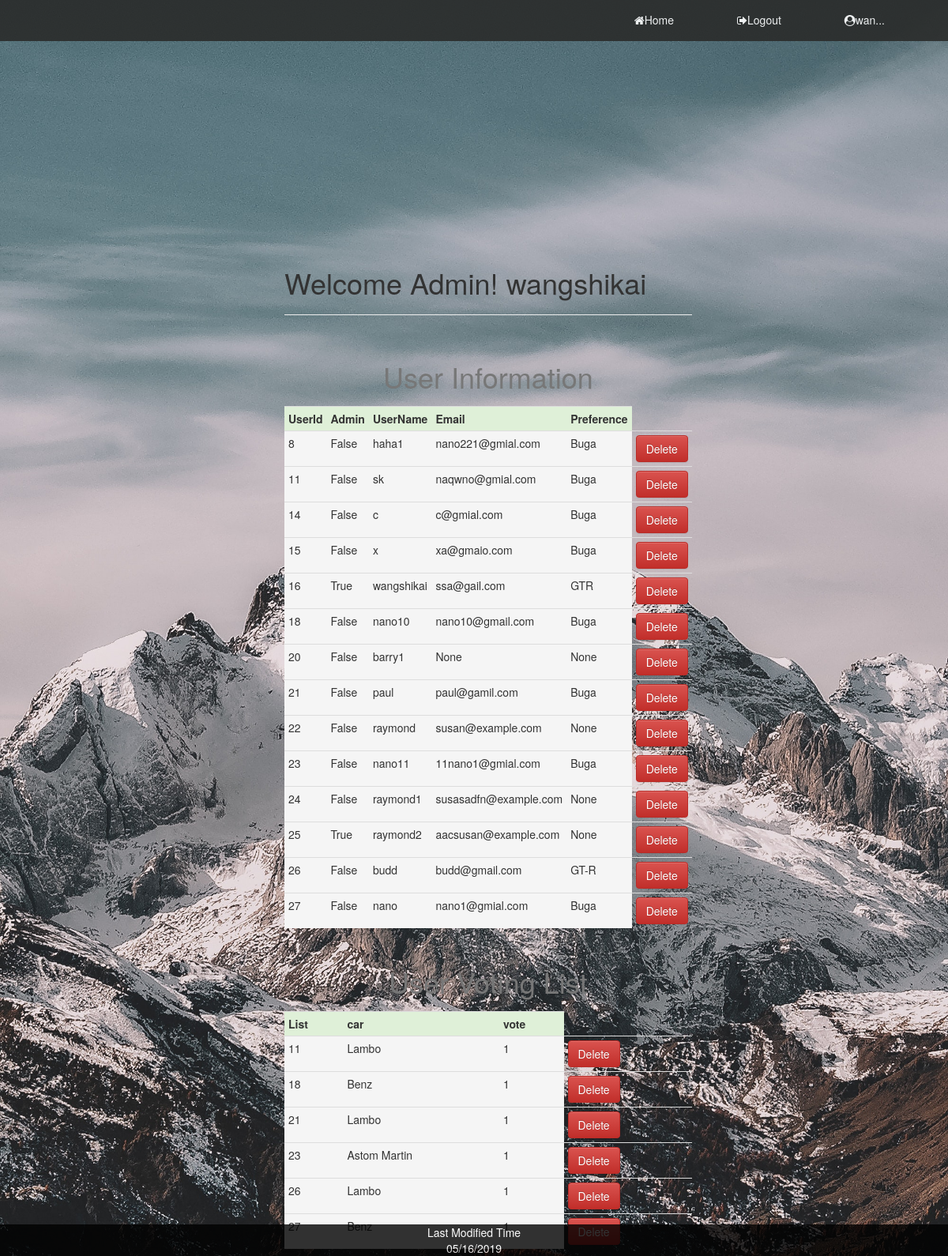
The app's page /hoster (signed in) with its own data.
### app/models.py (models this page shows, shortened)
class User(UserMixin, db.Model):
    id = db.Column(db.Integer, primary_key=True)
    username = db.Column(db.String(64), index=True, unique=True)
    email = db.Column(db.String(120), index=True, unique=True)
    admin = db.Column(db.Boolean, default=False, nullable=False)
    preference = db.Column(db.String(320))
    password_hash = db.Column(db.String(128))
    record_id = relationship("Record", backref="user", lazy="dynamic")
    choice_id = relationship("Choice", backref="user", lazy="dynamic")
    def __repr__(self):
        print('<admin or not {}>'.format(self.admin))
        return '{}'.format(self.username)

class Choice(db.Model):
    id = db.Column(db.Integer, primary_key=True)
    chooseSeries = db.Column(db.String, db.ForeignKey('brand.carSeries'))
    vote = db.Column(db.Integer, default=False, nullable=False)
    UserId = db.Column(db.Integer, db.ForeignKey('user.id'), unique=True)

### app/routes.py (the view)
@app.route('/hoster')
@login_required
def hoster():
    users = User.query.all()
    choose = db.session.query(Choice).join(User)
    return render_template('admin.html', users=users, choose=choose)

### app/models.py (called while the page is built)
@login.user_loader
def load_user(id):
    return User.query.get(int(id))

### app/routes.py (called while the page is built)
@app.context_processor
def override_url_for():
    return dict(url_for=dated_url_for)

def dated_url_for(endpoint, **values):
    if endpoint == 'static':
        filename = values.get('filename', None)
        if filename:
            file_path = os.path.join(app.root_path,
                                     endpoint, filename)
            values['q'] = int(os.stat(file_path).st_mtime)
    return url_for(endpoint, **values)

### app/templates/admin.html
{% extends "base.html" %}
{% block content %}
<div class="info">
<h1>Welcome Admin! {{current_user}}</h1>
<hr>
<table class="table table-condensed">
        <caption style="text-align: center"><h1>User Information</h1></caption>
    <tr>
        <th class="success">UserId</th>
        <th class="success">Admin</th>
        <th class="success">UserName</th>
        <th class="success">Email</th>
        <th class="success">Preference</th>
    </tr>
    <tr>
            {% for user in users %}
            <tr>
                <td class="active">{{user.id}}</td>
                <td class="active">{{user.admin}}</td>
                <td class="active">{{user.username}}</td>
                <td  class="active">{{user.email}}</td>
                <td  class="active">{{user.preference}}</td>
                <form action="{{url_for('delete_user', id=user.id )}}" method="post" >
                <td><button type="submit"  class="btn btn-danger" value="Delete" >Delete</button></td>
                </form>
            </tr>
            {% endfor %}
    </tr>
</table>
<table class="table table-condensed">
    <caption style="text-align: center"><h1>User Voting List</h1></caption>
    <tr>
        <th class="success">List</th>
        <th class="success">car</th>
        <th class="success">vote</th>
    </tr>
    <tr>
            {% for c in choose %}
            <tr>
                <td class="active">{{c.UserId}}</td>
                <td class="active">{{c.chooseSeries}}</td>
                <td class="active">{{c.vote}}</td>
                <form action="{{url_for('delete_user', id=c.UserId )}}" method="post" >
                <td><button type="submit"  class="btn btn-danger" value="Delete" >Delete</button></td>
                </form>
            </tr>
            {% endfor %}
    </tr>
</table>
</div>
{% endblock %}

### app/templates/base.html (shortened to what this page needs)
<!DOCTYPE html>
<html lang="en">
    <head>
        <link rel="stylesheet" type="text/css" href="{{ url_for('static', filename='style.css' )  }}">
        <link rel="stylesheet" href="https://maxcdn.bootstrapcdn.com/bootstrap/3.3.7/css/bootstrap.min.css" >
        <link rel="stylesheet" href="https://maxcdn.bootstrapcdn.com/bootstrap/3.3.7/css/bootstrap-theme.min.css">
        <link href="https://stackpath.bootstrapcdn.com/font-awesome/4.7.0/css/font-awesome.min.css" rel="stylesheet">
    </head>
    <body>
        <header>
            <nav>
                <ul>
                    <li><a href="{{ url_for('home') }}" class="active"><i class="fa fa-home"></i>Home</a></li>
                    {% if current_user.is_anonymous %}
                    <li><a href="{{ url_for('login') }}"><i class="fa fa-sign-in"></i>Log in</a></li>
                    {% else %}
                    <li><a href="{{ url_for('logout') }}"><i class="fa fa-sign-out"></i>Logout</a></li>
                    {% endif %}
                    {% if  current_user.username|length > 5 %}
                    <li><a ><i class="fa fa-user-circle"></i>{{ current_user.username[:3] }}...</a></li>
                    {% else %}
                    <li><a ><i class="fa fa-user-circle"></i>{{ current_user.username}}</a></li>
                    {% endif %}
                </ul>
            </nav>
        </header>
        {% block content %}{% endblock %}
    </body>
    <footer>
    </footer>
</html>

### app/static/style.css (style rules this page uses)
body { background: url('Photo/mountain.jpg'); background-repeat: no-repeat; background-size: cover; height: 100%; background-attachment: fixed; margin: 0; padding: 0; font-family: poppins; }
header { background: rgb(43, 44, 43); top: 0; left: 0; width: 100%; box-sizing: border-box; padding: 0 40px; position: absolute; opacity: .9; }
header nav { float: right; }
header nav ul { margin: 0; padding: 0; display: flex; }
header nav ul li { list-style: none; }
header nav ul li a { height: 52px; line-height: 50px; padding: 0 40px; color: white; text-decoration: none; display: block; }
.info { position: absolute; top: 20%; left: 30%; }
footer { background: black; clear: both; position: fixed; bottom: 0; height: 40px; width: 100%; color: white; text-align: center; opacity: .8; }
.table { position: relative; top: 10px; }

### records on screen
User: username "wan", admin+username "wangshikai", id "16", admin "True", username "wangshikai", email "ssa@gail.com", preference "GTR"
User: id "8", admin "False", username "haha1", email "nano221@gmial.com", preference "Buga"
User: id "11", admin "False", username "sk", email "naqwno@gmial.com", preference "Buga"
User: id "14", admin "False", username "c", email "c@gmial.com", preference "Buga"
User: id "15", admin "False", username "x", email "xa@gmaio.com", preference "Buga"
User: id "18", admin "False", username "nano10", email "nano10@gmail.com", preference "Buga"
User: id "20", admin "False", username "barry1", email "None", preference "None"
User: id "21", admin "False", username "paul", email "paul@gamil.com", preference "Buga"
User: id "22", admin "False", username "raymond", email "susan@example.com", preference "None"
User: id "23", admin "False", username "nano11", email "11nano1@gmial.com", preference "Buga"
User: id "24", admin "False", username "raymond1", email "susasadfn@example.com", preference "None"
User: id "25", admin "True", username "raymond2", email "aacsusan@example.com", preference "None"
User: id "26", admin "False", username "budd", email "budd@gmail.com", preference "GT-R"
User: id "27", admin "False", username "nano", email "nano1@gmial.com", preference "Buga"
Choice: UserId "11", chooseSeries "Lambo", vote "1"
Choice: UserId "18", chooseSeries "Benz", vote "1"
Choice: UserId "21", chooseSeries "Lambo", vote "1"
Choice: UserId "23", chooseSeries "Astom Martin", vote "1"
Choice: UserId "26", chooseSeries "Lambo", vote "1"
